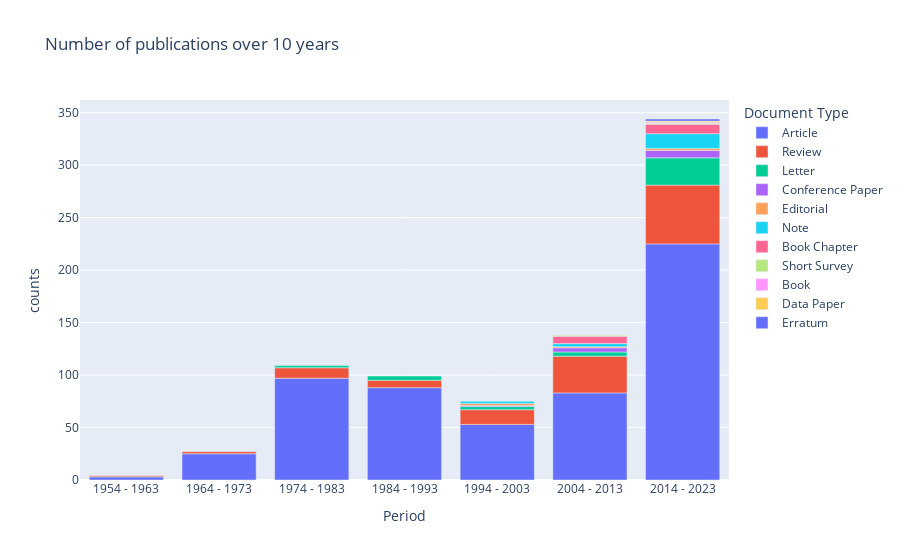

The code cell stored with this chart in its notebook:
### Markdown cell above
# Publications counts over ten year periods

### Code cell
period_count =  pub_count_df.groupby(['Period','Document Type'])['Period'].count().reset_index(name='counts')
fig = px.bar(data_frame= period_count, x= 'Period', y='counts', color='Document Type', title='Number of publications over 10 years')
fig.show()

### Figure 1 — Plotly figure (JSON) as saved in the notebook; plotly's stock layout.template omitted (floating-point values rounded to 4 significant figures)
{"data": [{"alignmentgroup": "True", "hovertemplate": "Document Type=Article<br>Period=%{x}<br>counts=%{y}<extra></extra>", "legendgroup": "Article", "marker": {"color": "#636efa", "pattern": {"shape": ""}}, "name": "Article", "offsetgroup": "Article", "orientation": "v", "showlegend": true, "textposition": "auto", "type": "bar", "x": ["1954 - 1963", "1964 - 1973", "1974 - 1983", "1984 - 1993", "1994 - 2003", "2004 - 2013", "2014 - 2023"], "xaxis": "x", "y": [3, 25, 97, 88, 53, 83, 225], "yaxis": "y"}, {"alignmentgroup": "True", "hovertemplate": "Document Type=Review<br>Period=%{x}<br>counts=%{y}<extra></extra>", "legendgroup": "Review", "marker": {"color": "#EF553B", "pattern": {"shape": ""}}, "name": "Review", "offsetgroup": "Review", "orientation": "v", "showlegend": true, "textposition": "auto", "type": "bar", "x": ["1954 - 1963", "1964 - 1973", "1974 - 1983", "1984 - 1993", "1994 - 2003", "2004 - 2013", "2014 - 2023"], "xaxis": "x", "y": [1, 2, 10, 7, 14, 35, 56], "yaxis": "y"}, {"alignmentgroup": "True", "hovertemplate": "Document Type=Letter<br>Period=%{x}<br>counts=%{y}<extra></extra>", "legendgroup": "Letter", "marker": {"color": "#00cc96", "pattern": {"shape": ""}}, "name": "Letter", "offsetgroup": "Letter", "orientation": "v", "showlegend": true, "textposition": "auto", "type": "bar", "x": ["1974 - 1983", "1984 - 1993", "1994 - 2003", "2004 - 2013", "2014 - 2023"], "xaxis": "x", "y": [2, 4, 3, 4, 26], "yaxis": "y"}, {"alignmentgroup": "True", "hovertemplate": "Document Type=Conference Paper<br>Period=%{x}<br>counts=%{y}<extra></extra>", "legendgroup": "Conference Paper", "marker": {"color": "#ab63fa", "pattern": {"shape": ""}}, "name": "Conference Paper", "offsetgroup": "Conference Paper", "orientation": "v", "showlegend": true, "textposition": "auto", "type": "bar", "x": ["1994 - 2003", "2004 - 2013", "2014 - 2023"], "xaxis": "x", "y": [1, 4, 7], "yaxis": "y"}, {"alignmentgroup": "True", "hovertemplate": "Document Type=Editorial<br>Period=%{x}<br>counts=%{y}<extra></extra>", "legendgroup": "Editorial", "marker": {"color": "#FFA15A", "pattern": {"shape": ""}}, "name": "Editorial", "offsetgroup": "Editorial", "orientation": "v", "showlegend": true, "textposition": "auto", "type": "bar", "x": ["1994 - 2003", "2004 - 2013", "2014 - 2023"], "xaxis": "x", "y": [2, 1, 2], "yaxis": "y"}, {"alignmentgroup": "True", "hovertemplate": "Document Type=Note<br>Period=%{x}<br>counts=%{y}<extra></extra>", "legendgroup": "Note", "marker": {"color": "#19d3f3", "pattern": {"shape": ""}}, "name": "Note", "offsetgroup": "Note", "orientation": "v", "showlegend": true, "textposition": "auto", "type": "bar", "x": ["1994 - 2003", "2004 - 2013", "2014 - 2023"], "xaxis": "x", "y": [2, 3, 14], "yaxis": "y"}, {"alignmentgroup": "True", "hovertemplate": "Document Type=Book Chapter<br>Period=%{x}<br>counts=%{y}<extra></extra>", "legendgroup": "Book Chapter", "marker": {"color": "#FF6692", "pattern": {"shape": ""}}, "name": "Book Chapter", "offsetgroup": "Book Chapter", "orientation": "v", "showlegend": true, "textposition": "auto", "type": "bar", "x": ["2004 - 2013", "2014 - 2023"], "xaxis": "x", "y": [7, 9], "yaxis": "y"}, {"alignmentgroup": "True", "hovertemplate": "Document Type=Short Survey<br>Period=%{x}<br>counts=%{y}<extra></extra>", "legendgroup": "Short Survey", "marker": {"color": "#B6E880", "pattern": {"shape": ""}}, "name": "Short Survey", "offsetgroup": "Short Survey", "orientation": "v", "showlegend": true, "textposition": "auto", "type": "bar", "x": ["2004 - 2013", "2014 - 2023"], "xaxis": "x", "y": [1, 1], "yaxis": "y"}, {"alignmentgroup": "True", "hovertemplate": "Document Type=Book<br>Period=%{x}<br>counts=%{y}<extra></extra>", "legendgroup": "Book", "marker": {"color": "#FF97FF", "pattern": {"shape": ""}}, "name": "Book", "offsetgroup": "Book", "orientation": "v", "showlegend": true, "textposition": "auto", "type": "bar", "x": ["2014 - 2023"], "xaxis": "x", "y": [1], "yaxis": "y"}, {"alignmentgroup": "True", "hovertemplate": "Document Type=Data Paper<br>Period=%{x}<br>counts=%{y}<extra></extra>", "legendgroup": "Data Paper", "marker": {"color": "#FECB52", "pattern": {"shape": ""}}, "name": "Data Paper", "offsetgroup": "Data Paper", "orientation": "v", "showlegend": true, "textposition": "auto", "type": "bar", "x": ["2014 - 2023"], "xaxis": "x", "y": [1], "yaxis": "y"}, {"alignmentgroup": "True", "hovertemplate": "Document Type=Erratum<br>Period=%{x}<br>counts=%{y}<extra></extra>", "legendgroup": "Erratum", "marker": {"color": "#636efa", "pattern": {"shape": ""}}, "name": "Erratum", "offsetgroup": "Erratum", "orientation": "v", "showlegend": true, "textposition": "auto", "type": "bar", "x": ["2014 - 2023"], "xaxis": "x", "y": [2], "yaxis": "y"}], "layout": {"barmode": "relative", "legend": {"title": {"text": "Document Type"}, "tracegroupgap": 0}, "title": {"text": "Number of publications over 10 years"}, "xaxis": {"anchor": "y", "domain": [0, 1], "title": {"text": "Period"}}, "yaxis": {"anchor": "x", "domain": [0, 1], "title": {"text": "counts"}}}}
